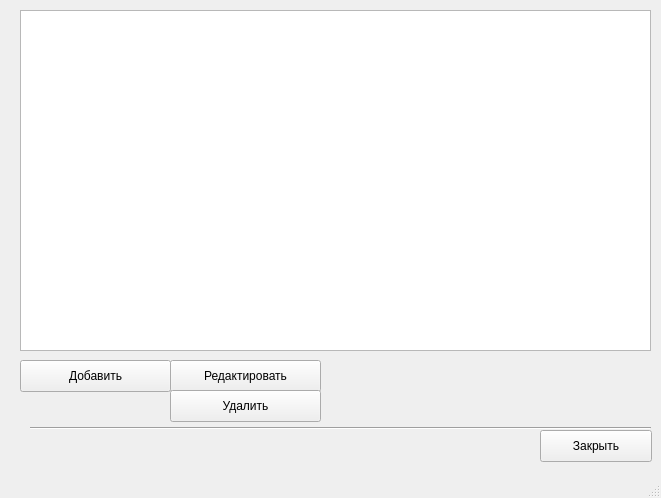
<?xml version="1.0" encoding="UTF-8"?>
<ui version="4.0">
 <class>MainWindow</class>
 <widget class="QMainWindow" name="MainWindow">
  <property name="geometry">
   <rect>
    <x>0</x>
    <y>0</y>
    <width>661</width>
    <height>498</height>
   </rect>
  </property>
  <property name="windowTitle">
   <string>Список группы</string>
  </property>
  <widget class="QWidget" name="centralwidget">
   <widget class="QPushButton" name="pushButton">
    <property name="geometry">
     <rect>
      <x>170</x>
      <y>360</y>
      <width>151</width>
      <height>32</height>
     </rect>
    </property>
    <property name="text">
     <string>Редактировать</string>
    </property>
   </widget>
   <widget class="QPushButton" name="pushButton_2">
    <property name="geometry">
     <rect>
      <x>540</x>
      <y>430</y>
      <width>112</width>
      <height>32</height>
     </rect>
    </property>
    <property name="text">
     <string>Закрыть</string>
    </property>
   </widget>
   <widget class="QTableWidget" name="tableWidget">
    <property name="geometry">
     <rect>
      <x>20</x>
      <y>10</y>
      <width>631</width>
      <height>341</height>
     </rect>
    </property>
   </widget>
   <widget class="QPushButton" name="pushButton_3">
    <property name="geometry">
     <rect>
      <x>20</x>
      <y>360</y>
      <width>151</width>
      <height>32</height>
     </rect>
    </property>
    <property name="text">
     <string>Добавить</string>
    </property>
   </widget>
   <widget class="QPushButton" name="pushButton_4">
    <property name="geometry">
     <rect>
      <x>170</x>
      <y>390</y>
      <width>151</width>
      <height>32</height>
     </rect>
    </property>
    <property name="text">
     <string>Удалить</string>
    </property>
   </widget>
   <widget class="Line" name="line">
    <property name="geometry">
     <rect>
      <x>30</x>
      <y>420</y>
      <width>621</width>
      <height>16</height>
     </rect>
    </property>
    <property name="orientation">
     <enum>Qt::Horizontal</enum>
    </property>
   </widget>
  </widget>
  <widget class="QStatusBar" name="statusbar"/>
 </widget>
 <resources/>
 <connections/>
</ui>
